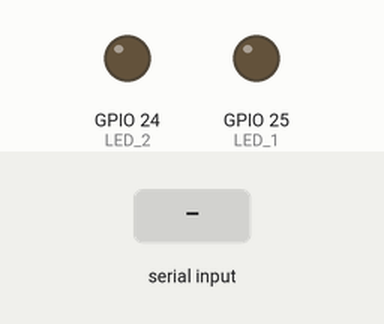
A program run on a simulated Raspberry Pi (BCM pin numbers). Parts: output pins drawn as LEDs (lit = HIGH). Inputs (shaded band) come from the test bench. What the program prints to the terminal is not drawn.

Above: at 1.2 s.
1.3 s: "a" typed at the terminal
At 2.5 s:
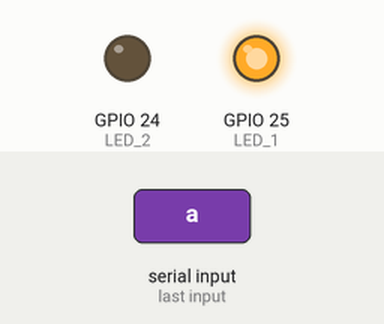
2.8 s: "s" typed at the terminal
At 3.6 s:
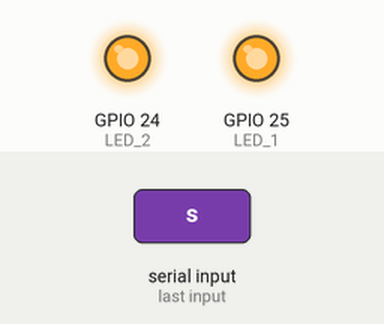
4.3 s: "a" typed at the terminal
At 4.7 s:
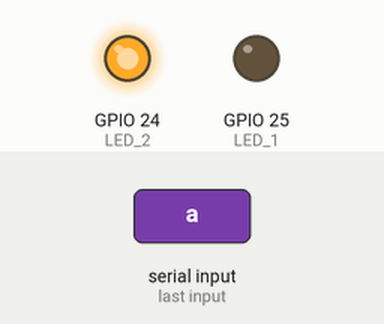
Timing chart, 0 to 7.3 s (numbered marks = the images above; inputs shaded):
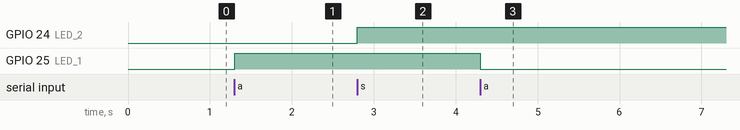

Measured:
- after the input at 1.3 s, GPIO 25 (LED_1): LOW → HIGH at once
- after the input at 2.8 s, GPIO 24 (LED_2): LOW → HIGH at once
- after the input at 4.3 s, GPIO 25 (LED_1): HIGH → LOW at once

The program:

getchTest.py
```python
import RPi.GPIO as GPIO, os, time

GPIO.setwarnings(False)
GPIO.setmode(GPIO.BCM)
LED_1 = 25
LED_2 = 24
GPIO.setup(LED_1, GPIO.OUT)
GPIO.setup(LED_2, GPIO.OUT)

GPIO.output(LED_1, False)
GPIO.output(LED_2, False)


os.system('clear')

HEADER = '\033[95m'
OKBLUE = '\033[94m'
OKGREEN = '\033[32m'
WARNING = '\033[93m'
FAIL = '\033[31m'
ENDC = '\033[0m'
BOLD = "\033[1m"
CYAN = '\33[36m'

print WARNING + BOLD + "Press 'q' to exit" + ENDC

class _GetchUnix:
    def __init__(self):
        import tty, sys

    def __call__(self):
        import sys, tty, termios
        fd = sys.stdin.fileno()
        old_settings = termios.tcgetattr(fd)
        try:
            tty.setraw(sys.stdin.fileno())
            ch = sys.stdin.read(1)
        finally:
            termios.tcsetattr(fd, termios.TCSADRAIN, old_settings)
        return ch

led1 = False
led2 = False

print "\033[1;1H"
print "LED 1: " + BOLD + FAIL +  "OFF" + ENDC
print "\033[2;1H"
print "LED 2: " + BOLD + FAIL +  "OFF" + ENDC
print "\033[3;1H"

try:
	while True:
		getch = _GetchUnix()
		c = getch()
		if c == 'q':
			break

		if c == 'a':
			if led1 == True:
        			print "\033[1;1H"
		        	print "LED 1: " + BOLD + FAIL +  "OFF" + ENDC
		        	print "\033[3;1H"
				led1 = False
			else:
                                print "\033[1;1H"
                                print "LED 1: " + BOLD + OKGREEN +  "ON " + ENDC
                                print "\033[3;1H"
				led1 = True

			GPIO.output(LED_1, led1)

		if c == 's':
			if led2 == True:
                                print "\033[2;1H"
                                print "LED 2: " + BOLD + FAIL +  "OFF" + ENDC
                                print "\033[3;1H"
				led2 = False
			else:
                                print "\033[2;1H"
                                print "LED 2: " + BOLD + OKGREEN +  "ON " + ENDC
                                print "\033[3;1H"
				led2 = True

			GPIO.output(LED_2, led2)

#		print c

except KeyboardInterrupt:
	pass

print CYAN + BOLD + "Closed GPIO" + ENDC
GPIO.cleanup()
time.sleep(1)
os.system('clear')
```
